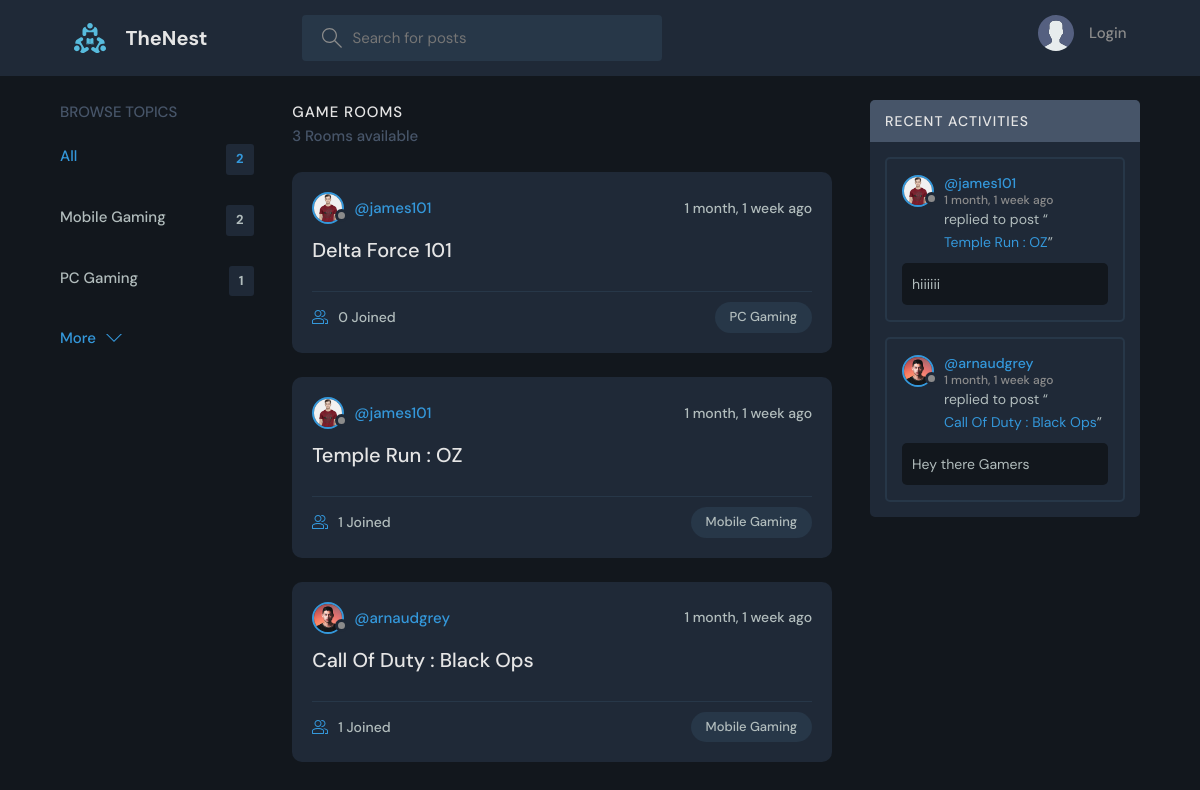
The page / on the database its author committed.
### base/models.py (models this page shows, shortened)
class Topic(models.Model):
    name = models.CharField(max_length=200)

class Room(models.Model):
    host = models.ForeignKey(User, on_delete=models.SET_NULL, null=True)
    topic = models.ForeignKey(Topic, on_delete=models.SET_NULL, null=True)
    name = models.CharField(max_length=200)
    description = models.TextField(null=True, blank=True)
    participants = models.ManyToManyField(
        User, related_name='participants', blank=True)
    updated = models.DateTimeField(auto_now=True)
    created = models.DateTimeField(auto_now_add=True)
    class Meta:
        ordering = ['-updated', '-created']
    def __str__(self):
        return self.name

class User(AbstractUser):
    name = models.CharField(max_length=200, null=True)
    email = models.EmailField(unique=True, null=True)
    bio = models.TextField(null=True)
    avatar = models.ImageField(null=True, default="avatar.svg")
    USERNAME_FIELD = 'email'
    REQUIRED_FIELDS = []

class Message(models.Model):
    user = models.ForeignKey(User, on_delete=models.CASCADE)
    room = models.ForeignKey(Room, on_delete=models.CASCADE)
    body = models.TextField()
    updated = models.DateTimeField(auto_now=True)
    created = models.DateTimeField(auto_now_add=True)
    class Meta:
        ordering = ['-updated', '-created']

### base/views.py (the view)
# urls.py: 2. Add a URL to urlpatterns:  path('', views.home, name='home')
def home(request):
    q = request.GET.get('q') if request.GET.get('q') != None else ''
    rooms = Room.objects.filter(
        Q(topic__name__icontains=q) |
        Q(name__icontains=q) |
        Q(description__icontains=q)
    )
    topics = Topic.objects.all()[0:5]
    room_count = rooms.count()
    room_messages = Message.objects.filter(
        Q(room__topic__name__icontains=q))[0:3]
    context = {'rooms': rooms, 'topics': topics,
               'room_count': room_count, 'room_messages': room_messages}
    return render(request, 'base/home.html', context)

### base/templates/base/home.html (shortened to what this page needs)
{% extends 'main.html' %}
{% block content %}
<main class="layout layout--3">
  <div class="container">
    {% include 'base/topics_component.html' %}
    <div class="roomList">
      <div class="roomList__header">
        <div>
          <h2>Game Rooms</h2>
          <p>{{room_count}} Rooms available</p>
        </div>
      </div>
      {% include 'base/feed_component.html' %}
    </div>
    {% include 'base/activity_component.html' %}
  </div>
</main>
{% endblock %}

### base/templates/base/topics_component.html
<div class="topics">
    <div class="topics__header">
        <h2>Browse Topics</h2>
    </div>
    <ul class="topics__list">
        <li>
            <a href="{% url 'home' %}" class="active">All <span>{{topics.count}}</span></a>
        </li>
        {% for topic in topics %}
        <li>
            <a href="{% url 'home' %}?q={{topic.name}}">{{topic.name}}<span>{{topic.room_set.all.count}}</span></a>
        </li>
        {% endfor %}
    </ul>
    <a class="btn btn--link" href="{% url 'topics' %}">
        More
        <svg version="1.1" xmlns="http://www.w3.org/2000/svg" width="32" height="32" viewBox="0 0 32 32">
            <title>chevron-down</title>
            <path d="M16 21l-13-13h-3l16 16 16-16h-3l-13 13z"></path>
        </svg>
    </a>
</div>

### base/templates/base/feed_component.html (shortened to what this page needs)
{% for room in rooms %}
<div class="roomListRoom">
    <div class="roomListRoom__header">
        <a href="{% url 'user-profile' room.host.id %}" class="roomListRoom__author">
            <div class="avatar avatar--small">
                <img src="{{room.host.avatar.url}}" />
            </div>
            <span>@{{room.host.username}}</span>
        </a>
        <div class="roomListRoom__actions">
            <span>{{room.created|timesince}} ago</span>
        </div>
    </div>
    <div class="roomListRoom__content">
        <a href="{% url 'room' room.id %}">{{room.name}}</a>
    </div>
    <div class="roomListRoom__meta">
        <a href="{% url 'room' room.id %}" class="roomListRoom__joined">
            {{room.participants.all.count}} Joined
        </a>
        <p class="roomListRoom__topic">{{room.topic.name}}</p>
    </div>
</div>
{% endfor %}

### base/templates/base/activity_component.html (shortened to what this page needs)
<div class="activities">
    <div class="activities__header">
        <h2>Recent Activities</h2>
    </div>
    {% for message in room_messages %}
    <div class="activities__box">
        <div class="activities__boxHeader roomListRoom__header">
            <a href="{% url 'user-profile' message.user.id %}" class="roomListRoom__author">
                <div class="avatar avatar--small">
                    <img src="{{message.user.avatar.url}}" />
                </div>
                <p>
                    @{{message.user.username}}
                    <span>{{message.created|timesince}} ago</span>
                </p>
            </a>
        </div>
        <div class="activities__boxContent">
            <p>replied to post “<a href="{% url 'room' message.room.id %}">{{message.room}}</a>”</p>
            <div class="activities__boxRoomContent">{{message.body}}</div>
        </div>
    </div>
    {% endfor %}
</div>

### rows shown on the page
Topic: name "Mobile Gaming", room_set.all.count "2"
Topic: name "PC Gaming", room_set.all.count "1"
Room: host.avatar (picture), host.username "james101", created "1 month, 1 week", name "Delta Force 101", participants.all.count "0", topic.name "PC Gaming"
Room: host.avatar (picture), host.username "james101", created "1 month, 1 week", name "Temple Run : OZ", participants.all.count "1", topic.name "Mobile Gaming"
Room: host.avatar (picture), host.username "arnaudgrey", created "1 month, 1 week", name "Call Of Duty : Black Ops", participants.all.count "1", topic.name "Mobile Gaming"
Message: user.avatar (picture), user.username "james101", created "1 month, 1 week", room "Temple Run : OZ", body "hiiiiii"
Message: user.avatar (picture), user.username "arnaudgrey", created "1 month, 1 week", room "Call Of Duty : Black Ops", body "Hey there Gamers"

### other values the page prints
{{ topics.count }} "2"
{{ room_count }} "3"
